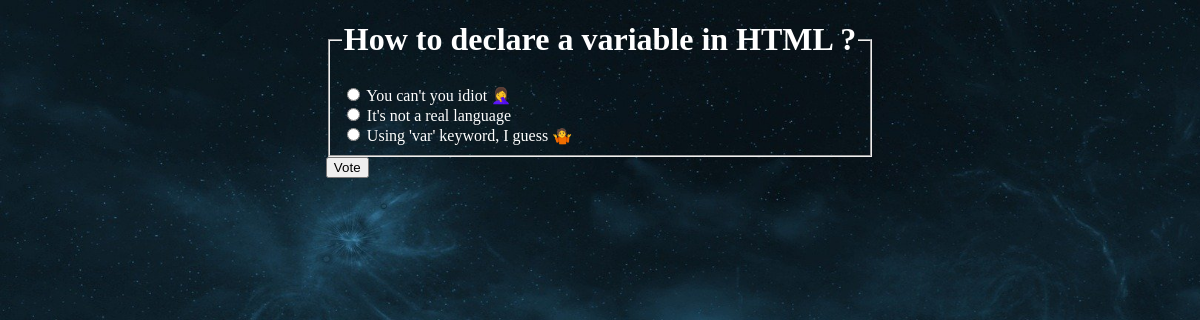
The app's page /polls/2/ with its own data.
### polls/models.py (models this page shows, shortened)
class Question(models.Model):
    question_text = models.CharField(max_length=200)
    pub_date = models.DateTimeField("date published")

class Choice(models.Model):
    question = models.ForeignKey(Question, on_delete=models.CASCADE)
    choice_text = models.CharField(max_length=200)
    votes = models.IntegerField(default=0)

### polls/views.py (the view)
# urls.py: path("<int:pk>/", views.DetailView.as_view(), name="detail"),
class DetailView(generic.DetailView):
    model = Question
    template_name = "polls/detail.html"

### polls/templates/polls/detail.html (shortened to what this page needs)
{% load static %}
<link rel="stylesheet" href="{% static 'polls/style.css' %}">
<form action="{% url 'polls:vote' question.id %}" method="post">
  <fieldset>
      <legend><h1>{{ question.question_text }}</h1></legend>
      {% for choice in question.choice_set.all %}
          <input type="radio" name="choice" id="choice{{ forloop.counter }}" value="{{ choice.id }}">
          <label for="choice{{ forloop.counter }}">{{ choice.choice_text }}</label><br>
      {% endfor %}
  </fieldset>
<input type="submit" value="Vote">
</form>

### polls/static/polls/style.css (style rules this page uses)
h1,h2,p,label { color: white; text-align: center; }

### records on screen
Question: question_text "How to declare a variable in HTML ?"
Choice: choice_text "You can't you idiot 🤦‍♀️"
Choice: choice_text "It's not a real language"
Choice: choice_text "Using 'var' keyword, I guess 🤷"
